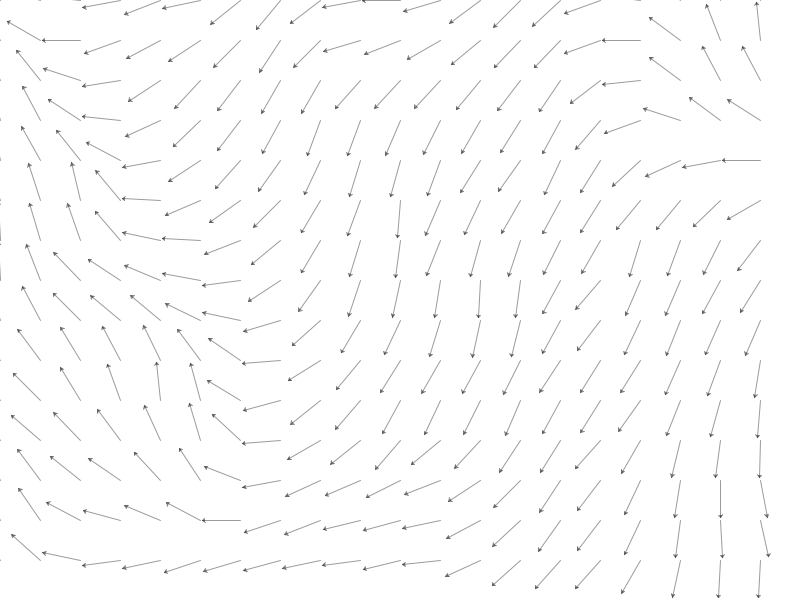
Frame 1 (no input)
Frame 60 (the mouse pressed at the canvas centre just before this capture): identical to frame 1, image omitted
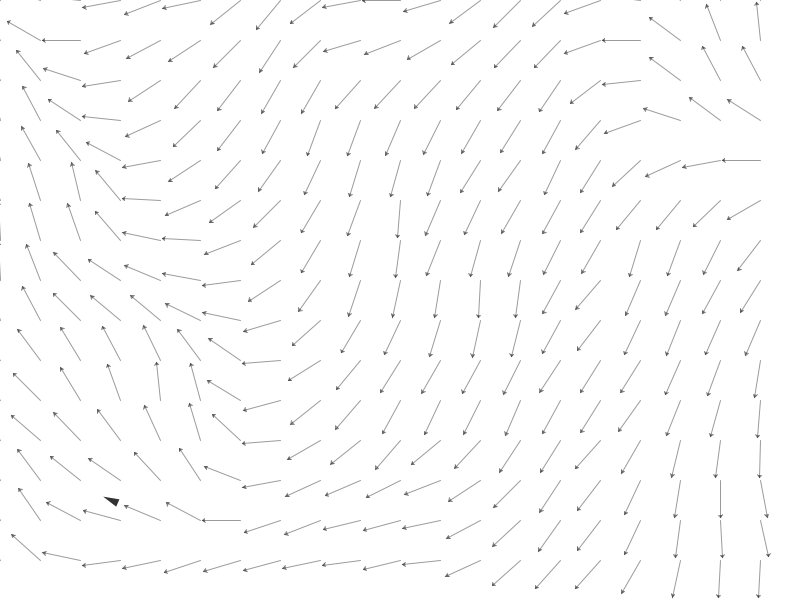
Frame 120 (the mouse held since frame 60 and released just before this capture)

The Processing sketch that drew these frames (run headless with seeded random() and noise(); from frame 60 on, the mouse is pressed at the canvas centre):

// Processing sketch: FLOW
// ── FLOW.pde

ArrayList <Vehicle> vehicles;
FlowField currentFlow;
int resolution = 40;

void setup() {
  size(800, 600);
  vehicles = new ArrayList <Vehicle>();
  currentFlow = new FlowField(resolution);
}

void draw() {
  background(255);
  currentFlow.run();
  
  for (Vehicle vehicle : vehicles) {
    vehicle.run();
  }
}

void mousePressed() {
  PVector vehiclePosition = new PVector(mouseX, mouseY);
  vehicles.add(new Vehicle(vehiclePosition));
}

// ── Flow_Field.pde
class FlowField {

  int resolution;
  int cols, rows;
  PVector Grid [][];

  FlowField(int resolution_) {
    resolution = resolution_;
    makeAGrid();
  }

  void makeAGrid() {
    cols = width / resolution;
    rows = height / resolution;
    Grid = new PVector[cols] [rows];
  }

  void setVectors() {
    float xoff = 0;
    for (int i = 0; i < cols; i++) {
      float yoff = 0;
      for (int j = 0; j < rows; j++) {
        float theta = map(noise(xoff, yoff), 0, 1, 0, TWO_PI);
        Grid[i][j] = PVector.fromAngle(theta);
        yoff += 0.1;
      }
      xoff += 0.1;
    }
  }

  void display() {
    for (int i = 0; i < cols; i++) {
      for (int j = 0; j < rows; j++) {
        drawVector(Grid[i][j], i*resolution, j*resolution, resolution-2);
      }
    }
  }

  void drawVector(PVector vectorToDraw, float XinitialValue, float YinitialValue, float scaleToApply) {
    pushMatrix();

    translate(XinitialValue, YinitialValue);
    rotate(vectorToDraw.heading());

    float vectorSize = vectorToDraw.mag()*scaleToApply;

    stroke(0, 100);
    fill(0, 100);

    line(0, 0, vectorSize, 0);

    beginShape();
      vertex(vectorSize - 3, 2);
      vertex(vectorSize, 0);
      vertex(vectorSize - 3, -2);
    endShape();

    popMatrix();
  }

  PVector lookUp(PVector vehiclePosition) {
    int column = int(constrain(vehiclePosition.x/resolution, 0, cols-1));
    int row = int(constrain(vehiclePosition.y/resolution, 0, rows-1));
    return Grid[column][row];
  }

  void run() {
    setVectors();
    display();
  }
}

// ── Vehicle.pde
class Vehicle{
  
  PVector velocity, location, acceleration;
  int maxSpeed, maxForce;
  int radius, mass;
  
  Vehicle(PVector location_){
    location = location_.copy();
    velocity = new PVector(0, 0);
    acceleration = new PVector(0, 0);
    
    maxSpeed = 10;
    maxForce = 4;
    
    radius = 8;
    mass = 10;
  }
  
  void update(){
    location.add(velocity);
    velocity.add(acceleration);
    acceleration.mult(0);
  }
  
  void display(){
    float theta = velocity.heading() + PI/2 ;
    pushMatrix();
      translate(location.x, location.y);
      rotate(theta);
      fill(50);
      noStroke();
      
      beginShape();
        vertex(0, -radius);
        vertex(radius/2, radius);
        vertex(-radius/2, radius);
      endShape(CLOSE);
    popMatrix();
  }
  
  void applyForce(PVector force_){
    PVector force = force_.copy();
    force.div(mass);
    acceleration = force.copy();
  }
  
  void followTheCurrent(){
    PVector desiredVelocity = currentFlow.lookUp(location).mult(maxSpeed);
    PVector steering = PVector.sub(desiredVelocity, velocity);
    steering.limit(maxForce);
    applyForce(steering);
  }
  
  void boundaries(){
    if(location.x > width) /* => */ location.x = 0;
    if(location.x < 0) /* => */ location.x = width;
    
    if(location.y > height) /* => */ location.y = 0;
    if(location.y < 0) /* => */ location.y = height;
  }
  
  void run(){
    boundaries();
    update();
    followTheCurrent();
    display();
  }
}
